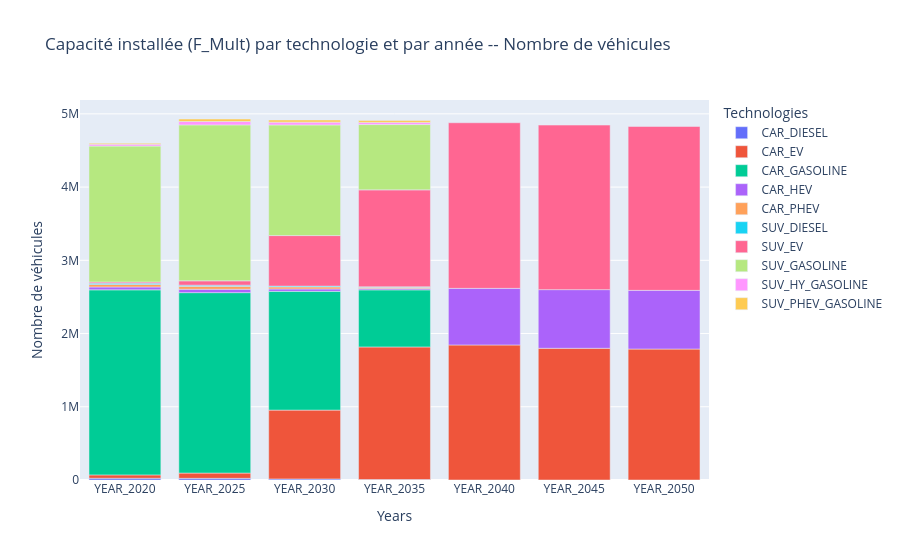

Notebook code for this chart:
### Code cell
plot_mult_positive(results_materials,sector='priv_mob')

### Figure 1 — Plotly figure (JSON) as saved in the notebook; plotly's stock layout.template omitted (floating-point values rounded to 4 significant figures)
{"data": [{"hovertemplate": "Technologies=CAR_DIESEL<br>Years=%{x}<br>F_Mult=%{y}<extra></extra>", "legendgroup": "CAR_DIESEL", "marker": {"color": "#636efa", "pattern": {"shape": ""}}, "name": "CAR_DIESEL", "orientation": "v", "showlegend": true, "textposition": "auto", "type": "bar", "x": ["YEAR_2020", "YEAR_2025", "YEAR_2030", "YEAR_2035"], "xaxis": "x", "y": [24380.0, 22680.0, 14550.0, 6427.0], "yaxis": "y"}, {"hovertemplate": "Technologies=CAR_EV<br>Years=%{x}<br>F_Mult=%{y}<extra></extra>", "legendgroup": "CAR_EV", "marker": {"color": "#EF553B", "pattern": {"shape": ""}}, "name": "CAR_EV", "orientation": "v", "showlegend": true, "textposition": "auto", "type": "bar", "x": ["YEAR_2020", "YEAR_2025", "YEAR_2030", "YEAR_2035", "YEAR_2040", "YEAR_2045", "YEAR_2050"], "xaxis": "x", "y": [45530.0, 71980.0, 939800.0, 1811000.0, 1844000.0, 1799000.0, 1788000.0], "yaxis": "y"}, {"hovertemplate": "Technologies=CAR_GASOLINE<br>Years=%{x}<br>F_Mult=%{y}<extra></extra>", "legendgroup": "CAR_GASOLINE", "marker": {"color": "#00cc96", "pattern": {"shape": ""}}, "name": "CAR_GASOLINE", "orientation": "v", "showlegend": true, "textposition": "auto", "type": "bar", "x": ["YEAR_2020", "YEAR_2025", "YEAR_2030", "YEAR_2035"], "xaxis": "x", "y": [2527000.0, 2464000.0, 1622000.0, 779400.0], "yaxis": "y"}, {"hovertemplate": "Technologies=CAR_HEV<br>Years=%{x}<br>F_Mult=%{y}<extra></extra>", "legendgroup": "CAR_HEV", "marker": {"color": "#ab63fa", "pattern": {"shape": ""}}, "name": "CAR_HEV", "orientation": "v", "showlegend": true, "textposition": "auto", "type": "bar", "x": ["YEAR_2020", "YEAR_2025", "YEAR_2030", "YEAR_2035", "YEAR_2040", "YEAR_2045", "YEAR_2050"], "xaxis": "x", "y": [39550.0, 46340.0, 33160.0, 19970.0, 772700.0, 801100.0, 801100.0], "yaxis": "y"}, {"hovertemplate": "Technologies=CAR_PHEV<br>Years=%{x}<br>F_Mult=%{y}<extra></extra>", "legendgroup": "CAR_PHEV", "marker": {"color": "#FFA15A", "pattern": {"shape": ""}}, "name": "CAR_PHEV", "orientation": "v", "showlegend": true, "textposition": "auto", "type": "bar", "x": ["YEAR_2020", "YEAR_2025", "YEAR_2030", "YEAR_2035"], "xaxis": "x", "y": [34500.0, 39440.0, 27940.0, 16440.0], "yaxis": "y"}, {"hovertemplate": "Technologies=SUV_DIESEL<br>Years=%{x}<br>F_Mult=%{y}<extra></extra>", "legendgroup": "SUV_DIESEL", "marker": {"color": "#19d3f3", "pattern": {"shape": ""}}, "name": "SUV_DIESEL", "orientation": "v", "showlegend": true, "textposition": "auto", "type": "bar", "x": ["YEAR_2020", "YEAR_2025", "YEAR_2030", "YEAR_2035"], "xaxis": "x", "y": [16560.0, 16270.0, 10750.0, 5230.0], "yaxis": "y"}, {"hovertemplate": "Technologies=SUV_EV<br>Years=%{x}<br>F_Mult=%{y}<extra></extra>", "legendgroup": "SUV_EV", "marker": {"color": "#FF6692", "pattern": {"shape": ""}}, "name": "SUV_EV", "orientation": "v", "showlegend": true, "textposition": "auto", "type": "bar", "x": ["YEAR_2020", "YEAR_2025", "YEAR_2030", "YEAR_2035", "YEAR_2040", "YEAR_2045", "YEAR_2050"], "xaxis": "x", "y": [16560.0, 59160.0, 690200.0, 1324000.0, 2262000.0, 2247000.0, 2238000.0], "yaxis": "y"}, {"hovertemplate": "Technologies=SUV_GASOLINE<br>Years=%{x}<br>F_Mult=%{y}<extra></extra>", "legendgroup": "SUV_GASOLINE", "marker": {"color": "#B6E880", "pattern": {"shape": ""}}, "name": "SUV_GASOLINE", "orientation": "v", "showlegend": true, "textposition": "auto", "type": "bar", "x": ["YEAR_2020", "YEAR_2025", "YEAR_2030", "YEAR_2035"], "xaxis": "x", "y": [1857000.0, 2130000.0, 1511000.0, 891900.0], "yaxis": "y"}, {"hovertemplate": "Technologies=SUV_HY_GASOLINE<br>Years=%{x}<br>F_Mult=%{y}<extra></extra>", "legendgroup": "SUV_HY_GASOLINE", "marker": {"color": "#FF97FF", "pattern": {"shape": ""}}, "name": "SUV_HY_GASOLINE", "orientation": "v", "showlegend": true, "textposition": "auto", "type": "bar", "x": ["YEAR_2020", "YEAR_2025", "YEAR_2030", "YEAR_2035"], "xaxis": "x", "y": [25760.0, 46340.0, 37760.0, 29170.0], "yaxis": "y"}, {"hovertemplate": "Technologies=SUV_PHEV_GASOLINE<br>Years=%{x}<br>F_Mult=%{y}<extra></extra>", "legendgroup": "SUV_PHEV_GASOLINE", "marker": {"color": "#FECB52", "pattern": {"shape": ""}}, "name": "SUV_PHEV_GASOLINE", "orientation": "v", "showlegend": true, "textposition": "auto", "type": "bar", "x": ["YEAR_2020", "YEAR_2025", "YEAR_2030", "YEAR_2035"], "xaxis": "x", "y": [12880.0, 34020.0, 29720.0, 25430.0], "yaxis": "y"}], "layout": {"barmode": "relative", "legend": {"title": {"text": "Technologies"}, "tracegroupgap": 0}, "title": {"text": "Capacité installée (F_Mult) par technologie et par année -- Nombre de véhicules"}, "xaxis": {"anchor": "y", "categoryarray": ["YEAR_2020", "YEAR_2025", "YEAR_2030", "YEAR_2035", "YEAR_2040", "YEAR_2045", "YEAR_2050"], "categoryorder": "array", "domain": [0, 1], "title": {"text": "Years"}}, "yaxis": {"anchor": "x", "domain": [0, 1], "title": {"text": "Nombre de véhicules"}}}}
